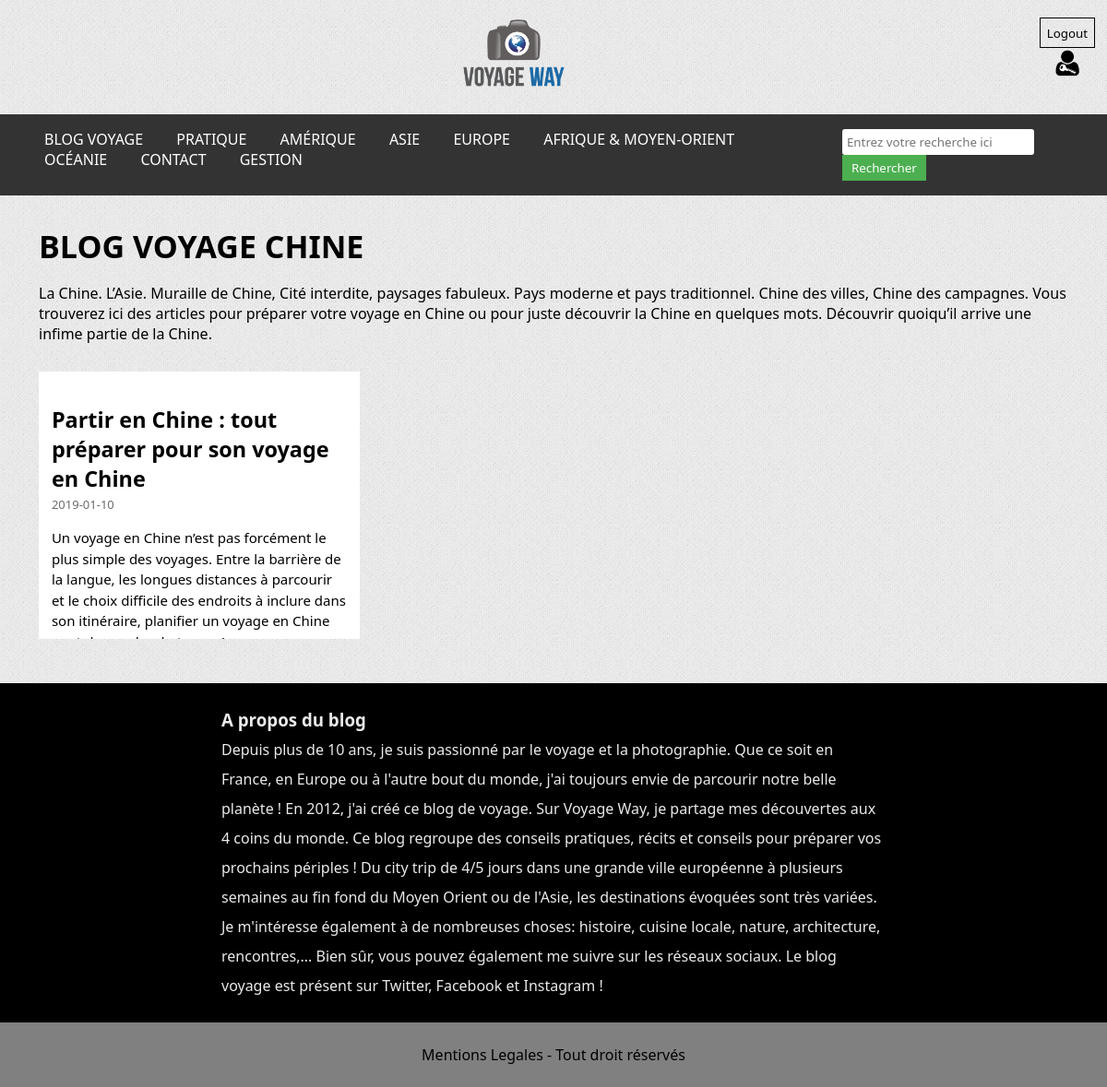
The app's page /categorie.php?id_categorie=2 (signed in) with its own data.
### tables this page shows
CREATE TABLE IF NOT EXISTS `categorie` (
  `id_categorie` int(11) NOT NULL AUTO_INCREMENT,
  `nom` varchar(50) NOT NULL,
  `titre` varchar(100) NOT NULL,
  `description` varchar(500) NOT NULL,
  `continent` varchar(50) NOT NULL,
  PRIMARY KEY (`id_categorie`)
);

CREATE TABLE IF NOT EXISTS `article` (
  `id_article` int(11) NOT NULL AUTO_INCREMENT,
  `titre` varchar(90) NOT NULL,
  `date` date NOT NULL,
  `photo_principale` varchar(255) NOT NULL,
  `resume` varchar(1000) NOT NULL,
  `sous_titre_1` varchar(100) NOT NULL,
  `contenu_1` text NOT NULL,
  `photo_1` varchar(255) NOT NULL,
  `sous_titre_2` varchar(90) NOT NULL,
  `contenu_2` text NOT NULL,
  `photo_2` varchar(255) NOT NULL,
  `sous_titre_3` varchar(90) NOT NULL,
  `photo_3` varchar(255) NOT NULL,
  `contenu_3` text NOT NULL,
  `categorie` int(11) NOT NULL,
  `sous-categorie` varchar(60) NOT NULL,
  PRIMARY KEY (`id_article`),
  KEY `FK_id_categorie_article` (`categorie`)
);

### components/connexion.php (called while the page is built, shortened)
<?php
    class MaConnexion {
        private $Connection;
        public function __construct($NewDatabaseName, $NewUser, $NewPassword, $NewHost)
        {
            $this->DatabaseName = $NewDatabaseName;
            $this->User = $NewUser;
            $this->Password = $NewPassword;
            $this->Host = $NewHost;
            try {
                $DataSourceName = "mysql:host=$this->Host;dbname=$this->DatabaseName;charset=utf8mb4";
                $this->Connection = new PDO($DataSourceName, $this->User, $this->Password);
                $this->Connection->setAttribute(PDO::ATTR_ERRMODE, PDO::ERRMODE_EXCEPTION);
            } catch (PDOException $e) {
                echo "Erreur: " . $e->getMessage();
            }
        }
        public function select($Table, $Column, $ConditionField = 1)
        {
            try {
                $SQLQueryString = "SELECT $Column FROM $Table WHERE $ConditionField";
                $Result = $this->Connection->query($SQLQueryString);
                return $Result->fetchAll(PDO::FETCH_ASSOC);
            } catch (PDOException $e) {
                echo "Erreur: " . $e->getMessage();
                return false;
            }
        }
        public function select_article($ConditionField)
        {
            try {
                $SQLQueryString = "SELECT `article`.`id_article`,`article`.`categorie`, `article`.`date`, `article`.`titre`, `article`.`resume`, `article`.`photo_principale`
                FROM `article`
                INNER JOIN `categorie` ON `categorie`.`id_categorie` = `article`.`categorie`
                WHERE `article`.`categorie` = $ConditionField ;
                ";
                $Result = $this->Connection->query($SQLQueryString);
                return $Result->fetchAll(PDO::FETCH_ASSOC);
            } catch (PDOException $e) {
                echo "Erreur: " . $e->getMessage();
                return false;
            }
        }
    }
?>

### categorie.php (the view, shortened to what this page needs)
<?php
    require_once("components/connexion.php");
    $DatabaseName = "viaje";
    $NewConnection = new MaConnexion($DatabaseName, "root", "", "localhost");
    $CurrentCategorieID = isset($_GET['id_categorie']) ? $_GET['id_categorie'] : 1;
    $SelectedCategorie = $NewConnection->select("categorie", "*", "id_categorie = $CurrentCategorieID");
    $Result = $NewConnection->select_article($CurrentCategorieID);
?>
<!DOCTYPE html>
<html lang="en">
<head>
    <link rel="stylesheet" href="style.css">
</head>
<body>
    <header>
        <?php include_once './components/navbar.php' ?>
    </header>
    <main>
        <section class="entete">
        <?php
            foreach($SelectedCategorie as $value){
                echo
                '<h1 class="titre">' .$value['titre'] . '</h1>
            <p class="presentation">'
                .$value['description'].
            '</p>';
            }
            ?>
        </section>
        <section class="affichagecategories">
            <?php
            foreach($Result as $display){
                echo
                '<div class="card">
                    <div>
                        <img src="' .$display['photo_principale']. '" class="cardImage" alt="">
                    </div>
                    <div class= "cardText">
                        <a href="article.php?id_article=' . $display['id_article'] . '" class="cardTitle"><h3>' . $display['titre'] . '</h3></a>
                        <p class="date">' . $display['date'] . '</p>
                        <p class="resume">' . $display['resume'] . '</p>
                    </div>
                </div>';
            }
            ?>
        </section>
    </main>
<footer>
    <?php include_once './components/footer.php' ?>
</footer>
</body>
</html>

### components/navbar.php (shortened to what this page needs)
<?php
    require_once("./components/connexion.php");
    $NewConnection = new MaConnexion("viaje", "root", "", "localhost");
    $IsUserLoggedIn = isset($_SESSION['CurrentUser']);
?>
<link rel="stylesheet" href="https://cdnjs.cloudflare.com/ajax/libs/font-awesome/6.4.0/css/all.min.css" />
<div id="SiteHead">
    <a z-index="1" href="index.php"><img id="Blazon" class="logo" src="./images/icons_site_main.png" alt="L'image principale du site">
    </a>
    <div z-index="2" class="float-login">
        <?php if ($IsUserLoggedIn): $UserIcon = './images/icons_user_role_' . $_SESSION['UserRole'] . '.png';
            ?>
            <form method="POST" action="controller.php"><input type="submit" name="Intention" value="Logout" class="ConnexionButtons" ></form>
            <img src=<?php echo '"' . $UserIcon . '"'; ?> alt="User Role Image" style="width: 32px; height: 32px;">
        <?php else: ?>
            <button class="ConnexionButtons" onclick="window.location='./login.php'">Login</button>
        <?php endif ?>
    </div>
</div>
<nav class="navbar">
    <div class="topnav" id="myTopnav">
        <a href="./index.php">BLOG VOYAGE</a>
        <div class="dropdown">
            <?php $Nav = $NewConnection->select("categorie", "*", "continent= 'Pratique'");
           foreach ($Nav as $display) {
                echo'<a href="categorie.php?id_categorie='. $display['id_categorie']. '">' .$display['nom'] . '</a>';
                }
            ?>
        </div>
        <div class="dropdown">
            <a href="#">AMÉRIQUE</a>
        </div>
        <div class="dropdown">
            <a href="#">ASIE</a>
        </div>
        <div class="dropdown">
            <a href="#">EUROPE</a>
        </div>
        <div class="dropdown">
            <a href="#">AFRIQUE &amp; MOYEN-ORIENT</a>
        </div>
        <div class="dropdown">
            <a href="#">OCÉANIE</a>
                <?php $Nav = $NewConnection->select("categorie", "*", "continent= 'Océanie'");
                ?>
        </div>
        <div class="dropdown">
            <a href="./contact.php">CONTACT</a>
        </div>
        <?php if($IsUserLoggedIn && (isset($_SESSION['UserRole']) && $_SESSION['UserRole'] == 'admin')): ?>
            <div class="dropdown">
                <a href="./gestion.php">GESTION</a>
            </div>
        <?php endif; ?>
    </div>
    <div class="topnav" id="search">
        <form method="GET" action="recherche.php">
            <input type="text" name="search_query" id="search_query" placeholder="Entrez votre recherche ici">
            <button type="submit">Rechercher</button>
        </form>
    </div>
</nav>

### style.css (style rules this page uses)
* { font-family: "Segoe UI", Helvetica, Arial, sans-serif, "Apple Color Emoji", "Segoe UI Emoji", "Segoe UI Symbol"; padding: 0; margin: 0; }
body { display: flex; flex-direction: column; background-image: url('./images/body-bg1.png'); background-color: #f0f0f0; }
header { display: flex; flex-direction: column; }
header #Blazon { height: 100%; width: 10%; margin-top: 1em; }
header nav { margin-top: 1em; margin-bottom: 2em; }
header #SiteHead { display: inline-flex; text-align: center; align-items: center; }
header #SiteHead > a { width: 100%; }
header .ConnexionButtons { border-radius: 0; padding: 0.5em; margin-left: 1em; margin-right: 1em; background-color: transparent; border: 1px solid #000; cursor: pointer; }
.card { display: grid; justify-items: center; width: 29%; background-color: #fff; margin-left: 3.5%; margin-bottom: 3%; }

### categorie.php (style rules this page uses)
.titre { text-transform: uppercase; font-weight: bold; font-size: 34px; margin-bottom: 1.5%; }
.entete { padding: 0 3.5%; }
.presentation { margin-bottom: 1.6%; }
.affichagecategories { display: flex; justify-content: flex-start; flex-wrap: wrap; padding: 1% 0 ; }
.card { display: grid; justify-items: center; width: 29%; background-color: #fff; margin-left: 3.5%; margin-bottom: 3%; }
.cardText { padding: 4%; height: 15em; overflow: hidden; }
.cardTitle { color: #000; font-size: 20px; text-decoration: none; }
.date { color: #6B6B6B; font-size: 13px; margin-top: 1%; }
.resume { line-height: 1.5; font-size: 15px; margin-top: 5%; }

### components/navbar.php (style rules this page uses)
.logo { width: 200px; height: auto; display: block; margin: 10px auto; }
.navbar { background-color: #333; padding-top: 1em; padding-right: 3em; padding-bottom: 1em; padding-left: 3em; display: flex; position: relative; z-index: 2; }
.navbar a { color: white; font-size: 1em; margin-right: 2em; text-decoration: none; text-transform: uppercase; }
.dropdown { position: relative; display: inline-block; }
#search { display: inline-block; }
#search input[type="text"] { padding: 5px; border-radius: 3px; border: none; }
#search button { padding: 5px 10px; background-color: #4CAF50; color: white; border: none; cursor: pointer; }
.float-login { float: right; }

### records on screen
categorie: nom "PRATIQUE"
categorie: titre "BLOG VOYAGE CHINE", description "La Chine. L’Asie. Muraille de Chine, Cité interdite, paysages fabuleux. Pays moderne et pays traditionnel. Chine des villes, Chine des campagnes. Vous trouverez ici des articles pour préparer votre voyage en Chine ou pour juste découvrir la Chine en quelques mots. Découvrir quoiqu’il arrive une infime partie de la Chine."
article: titre "Partir en Chine : tout préparer pour son voyage en Chine", date "2019-01-10", resume "Un voyage en Chine n’est pas forcément le plus simple des voyages. Entre la barrière de la langue, les longues distances à parcourir et le choix difficile des endroits à inclure dans son itinéraire, planifier un voyage en Chine…"
